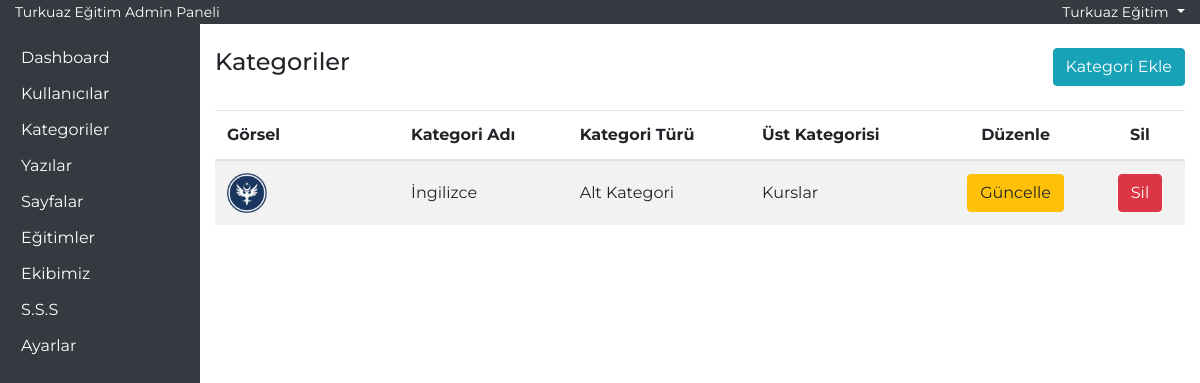
/admin-yntm/kategori.php (signed in), run on the app's committed database.
### tables this page shows
CREATE TABLE IF NOT EXISTS `kategoriler` (
  `id` int NOT NULL AUTO_INCREMENT,
  `katadi` varchar(50) NOT NULL,
  `katturu` varchar(50) NOT NULL,
  `ustkategori` varchar(50) NOT NULL,
  `aciklama` text NOT NULL,
  `gorsel` varchar(150) NOT NULL,
  PRIMARY KEY (`id`)
);

### admin-yntm/kategori.php (the view, shortened to what this page needs)
<?php
require_once('header.php');
?>
<div class="row">
    <div class="col-md-6">
        <h4>Kategoriler</h4>
    </div>
    <div class="col-md-6 text-right">
        <button type="button" class="btn btn-info" data-toggle="modal" data-target="#katEkle">
            Kategori Ekle
        </button>
                                    <?php
                                    $katTuruSec = $db->prepare('select * from kategoriler');
                                    $katTuruSec->execute();
                                    ?>
    </div>
</div>
<div class="row mt-4">
    <div class="col-12">
        <table class="table table-striped">
            <thead>
                <tr>
                    <th>Görsel</th>
                    <th>Kategori Adı</th>
                    <th>Kategori Türü</th>
                    <th>Üst Kategorisi</th>
                    <th class="text-center">Düzenle</th>
                    <th class="text-center">Sil</th>
                </tr>
            </thead>
            <tbody>
                <?php
                $katList = $db->prepare('select * from kategoriler order by id desc');
                $katList->execute();
                if ($katList->rowCount()) {
                    foreach ($katList as $katListSatir) {
                ?>
                        <tr>
                            <td><img src="<?php echo $katListSatir['gorsel']; ?>" class="w-25"></td>
                            <td><?php echo $katListSatir['katadi']; ?></td>
                            <td><?php echo $katListSatir['katturu']; ?></td>
                            <td><?php echo $katListSatir['ustkategori']; ?></td>
                            <td class="text-center"><a href="kategori.php?updateId=<?php echo $katListSatir['id']; ?>" class="btn btn-warning">Güncelle</a></td>
                            <td class="text-center"><a href="kategori.php?deleteId=<?php echo $katListSatir['id']; ?>" class="btn btn-danger">Sil</a></td>
                        </tr>
                <?php
                    }
                }
                ?>
            </tbody>
        </table>
    </div>
</div>
<?php require_once('footer.php'); ?>

### css/style.css (style rules this page uses)
* { font-family: 'Montserrat', sans-serif; text-decoration: none !important; }
td { vertical-align: middle !important; }

### data on the page
kategoriler: gorsel (picture), katadi "İngilizce", katturu "Alt Kategori", ustkategori "Kurslar"

### other printed values
$_SESSION['user']['adi'] "Turkuaz Eğitim"
